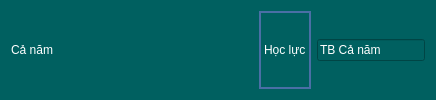
                     <widget class="QWidget" name="widget_38" native="true">
                      <property name="styleSheet">
                       <string notr="true">background-color: rgb(0, 96, 96);
color: rgb(255, 255, 255);</string>
                      </property>
                      <layout class="QHBoxLayout" name="horizontalLayout_29">
                       <item>
                        <widget class="QLabel" name="label_34">
                         <property name="styleSheet">
                          <string notr="true"/>
                         </property>
                         <property name="text">
                          <string>Cả năm</string>
                         </property>
                        </widget>
                       </item>
                       <item>
                        <spacer name="horizontalSpacer_33">
                         <property name="orientation">
                          <enum>Qt::Horizontal</enum>
                         </property>
                         <property name="sizeHint" stdset="0">
                          <size>
                           <width>40</width>
                           <height>20</height>
                          </size>
                         </property>
                        </spacer>
                       </item>
                       <item>
                        <spacer name="horizontalSpacer_34">
                         <property name="orientation">
                          <enum>Qt::Horizontal</enum>
                         </property>
                         <property name="sizeHint" stdset="0">
                          <size>
                           <width>40</width>
                           <height>20</height>
                          </size>
                         </property>
                        </spacer>
                       </item>
                       <item>
                        <spacer name="horizontalSpacer_35">
                         <property name="orientation">
                          <enum>Qt::Horizontal</enum>
                         </property>
                         <property name="sizeHint" stdset="0">
                          <size>
                           <width>40</width>
                           <height>20</height>
                          </size>
                         </property>
                        </spacer>
                       </item>
                       <item>
                        <spacer name="horizontalSpacer_36">
                         <property name="orientation">
                          <enum>Qt::Horizontal</enum>
                         </property>
                         <property name="sizeHint" stdset="0">
                          <size>
                           <width>40</width>
                           <height>20</height>
                          </size>
                         </property>
                        </spacer>
                       </item>
                       <item>
                        <spacer name="horizontalSpacer_37">
                         <property name="orientation">
                          <enum>Qt::Horizontal</enum>
                         </property>
                         <property name="sizeHint" stdset="0">
                          <size>
                           <width>40</width>
                           <height>20</height>
                          </size>
                         </property>
                        </spacer>
                       </item>
                       <item>
                        <widget class="QLabel" name="label_45">
                         <property name="styleSheet">
                          <string notr="true">border: 2px solid #4A6FA5;</string>
                         </property>
                         <property name="text">
                          <string>Học lực</string>
                         </property>
                        </widget>
                       </item>
                       <item>
                        <widget class="QLineEdit" name="lineEdit_148">
                         <property name="text">
                          <string>TB Cả năm</string>
                         </property>
                        </widget>
                       </item>
                      </layout>
                     </widget>
